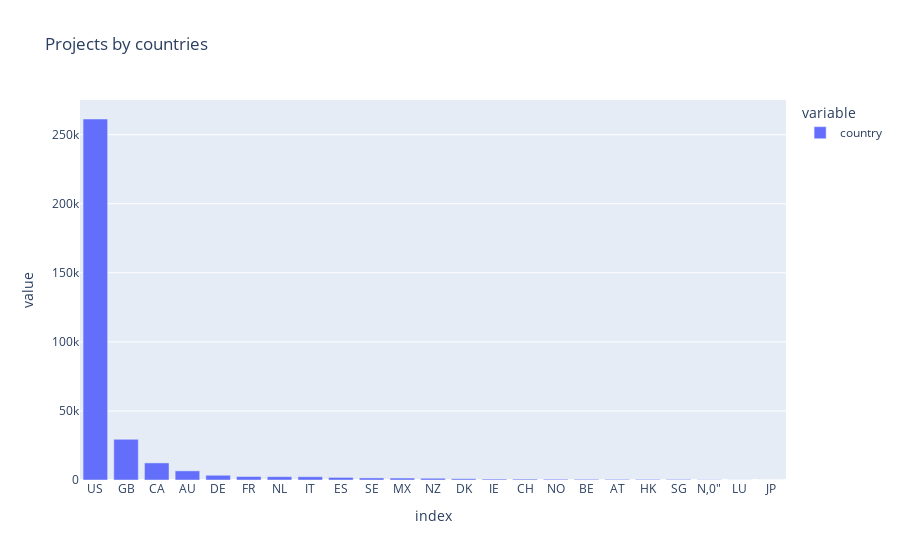

This figure's notebook cell:
### Code cell
px.bar(df.country.value_counts(), title = 'Projects by countries')

### Figure 1 — Plotly figure (JSON) as saved in the notebook; plotly's stock layout.template omitted (floating-point values rounded to 4 significant figures)
{"data": [{"alignmentgroup": "True", "hovertemplate": "variable=country<br>index=%{x}<br>value=%{y}<extra></extra>", "legendgroup": "country", "marker": {"color": "#636efa"}, "name": "country", "offsetgroup": "country", "orientation": "v", "showlegend": true, "textposition": "auto", "type": "bar", "x": ["US", "GB", "CA", "AU", "DE", "FR", "NL", "IT", "ES", "SE", "MX", "NZ", "DK", "IE", "CH", "NO", "BE", "AT", "HK", "SG", "N,0\"", "LU", "JP"], "xaxis": "x", "y": [261360, 29454, 12370, 6616, 3436, 2520, 2411, 2369, 1873, 1509, 1411, 1274, 926, 683, 652, 582, 523, 485, 477, 454, 210, 57, 23], "yaxis": "y"}], "layout": {"barmode": "relative", "legend": {"title": {"text": "variable"}, "tracegroupgap": 0}, "title": {"text": "Projects by countries"}, "xaxis": {"anchor": "y", "domain": [0, 1], "title": {"text": "index"}}, "yaxis": {"anchor": "x", "domain": [0, 1], "title": {"text": "value"}}}}
